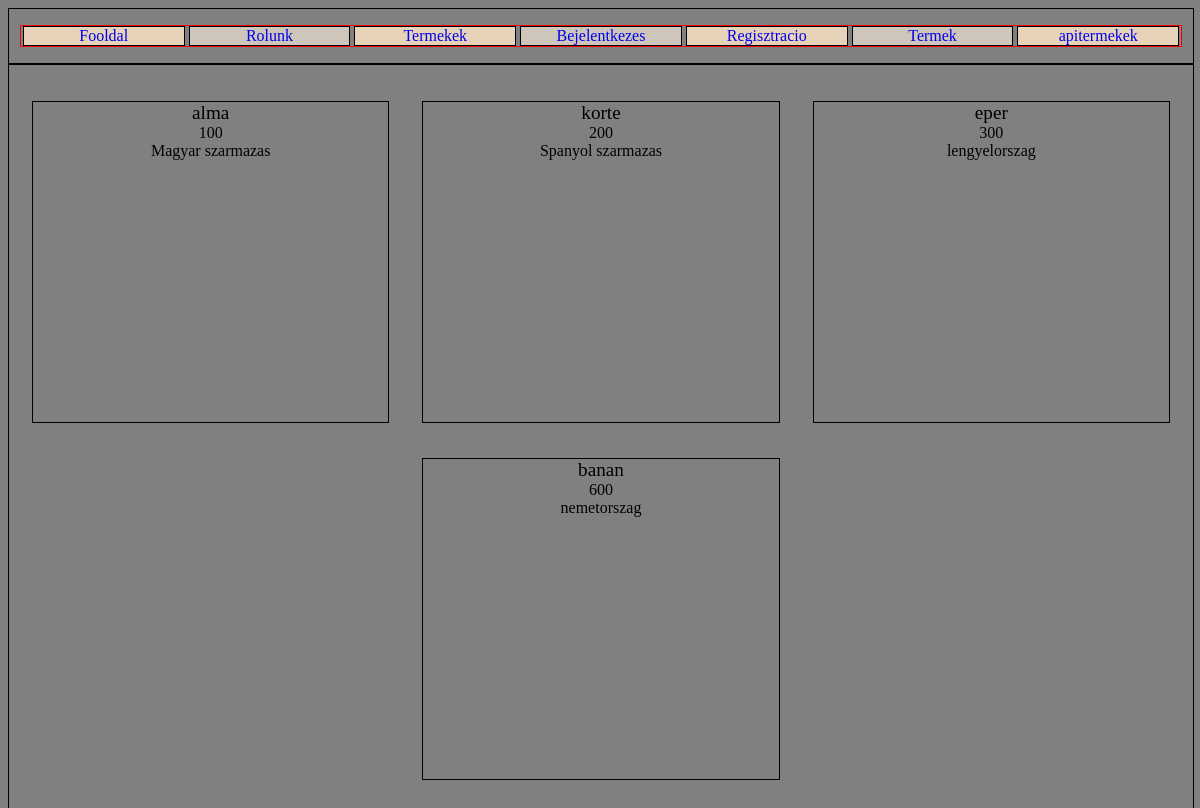
The page / on the database its author committed.
### tables this page shows
CREATE TABLE `menu` (
  `id_menu` int(255) NOT NULL,
  `nev_menu` varchar(255) NOT NULL,
  `rang` int(255) NOT NULL,
  `sorrend` int(255) NOT NULL
);

CREATE TABLE `aru` (
  `id_aru` int(255) NOT NULL,
  `nev_aru` varchar(255) NOT NULL,
  `ar` int(255) NOT NULL,
  `leiras` varchar(255) NOT NULL
);

### server/Model/menumodel.php (called while the page is built, shortened)
<?php
class MenuModel{
    public static function Connection() {
        return csatlakozas::GetConnection();
    }
    public static function GetMenuByRang($rang){
        try {
            $db = self::Connection();
            if ($rang==0) {
                $sql = "SELECT * FROM menu WHERE rang<=:rang";
            }else{
                $sql = "SELECT * FROM `menu` where rang<=:rang && rang<> -1";
            }
            $sth = $db->prepare($sql);
            $sth->execute(array(':rang'=>$rang));
            $eredmeny = $sth->fetchAll(\PDO::FETCH_ASSOC);
            return $eredmeny;
        }catch (\PDOException $e) {
            return 0;
        }
    }
}
?>

### server/Model/fooldalmodel.php (called while the page is built, shortened)
<?php
class FooldalModel{
    public static function Connection() {
        return csatlakozas::GetConnection();
    }
    public static function lekerdezAru(){
        try {
            $db = self::Connection();
            $sql = "SELECT * FROM aru";
            $sth = $db->prepare($sql);
            $sth->execute();
            $eredmeny = $sth->fetchAll(\PDO::FETCH_ASSOC);
            return $eredmeny;
        }catch (\PDOException $e) {
            return 0;
        }
    }
}
?>

### server/View/menuview.php (the view, shortened to what this page needs)
<?php
class MenuView{
    public static function ShowMenu($menu){
        if (is_array($menu)) {
            echo '<nav id="menuk">';
            echo '<ul id="menuUl">';
            foreach ($menu as $ertek) {
                ?>
                    <li class="menuLi"><a class="menuA" href="?oldal=<?php echo $ertek['nev_menu'];?>/Main"><?php echo $ertek['nev_menu'];?></a></li>
                <?php
            }
            echo '</ul>';
            echo '</nav>';
            return 1;
        }
        return 0;
    }
}
?>

### server/View/fooldalview.php (shortened to what this page needs)
<?php
class FooldalView{
    public static function ShowAru($aru){
       echo '<div id="aruk">';
       foreach ($aru as $ertek) {
            echo '<div class="aru">';
                echo '<div class="aru_nev">'.$ertek['nev_aru'].'</div>';
                echo '<div class="aru_ar">'.$ertek['ar'].'</div>';
                echo '<div class="aru_leiras">'.$ertek['leiras'].'</div>';
            echo '</div>';
       }
       echo '</div>';
    }
}
?>

### client/css/menu.css (style rules this page uses)
#menuk { width: 100%; min-width: auto; display: flex; justify-content: center; align-items: center; flex-direction: row; border: 1px solid black; }
#menuUl { width: 98%; min-width: auto; display: flex; flex-direction: row; align-items: center; justify-content: center; padding: 0px; border: 1px solid red; }
.menuLi { width: 96%; min-width: auto; display: flex; align-items: center; justify-content: center; list-style: none; border: 1px solid black; margin-left: 2px; margin-right: 2px; }
#menuUl .menuLi:nth-child(odd) { background-color: rgb(230, 211, 184); }
#menuUl .menuLi:nth-child(even) { background-color: rgb(206, 198, 187); }
.menuA { text-decoration: none; }

### client/css/fooldal.css (style rules this page uses)
html { font-size: 16px; }
#aruk { width: 100%; display: flex; justify-content: center; align-items: center; flex-wrap: wrap; border: 1px solid black; padding-top: calc(3%); }
.aru { width: calc(30%); min-width: 150px; max-width: 500px; border: 1px solid black; margin-left: calc(1.4%); margin-right: calc(1.4%); margin-bottom: calc(3%); display: flex; align-items: center; flex-direction: column; word-break: break-word; min-height: 40vh; height: auto; }
.aru_nev { font-size: 1.2rem; }

### rows shown on the page
menu: nev_menu "Fooldal"
menu: nev_menu "Rolunk"
menu: nev_menu "Termekek"
menu: nev_menu "Bejelentkezes"
menu: nev_menu "Regisztracio"
menu: nev_menu "Termek"
menu: nev_menu "apitermekek"
aru: nev_aru "alma", ar "100", leiras "Magyar szarmazas"
aru: nev_aru "korte", ar "200", leiras "Spanyol szarmazas"
aru: nev_aru "eper", ar "300", leiras "lengyelorszag"
aru: nev_aru "banan", ar "600", leiras "nemetorszag"
